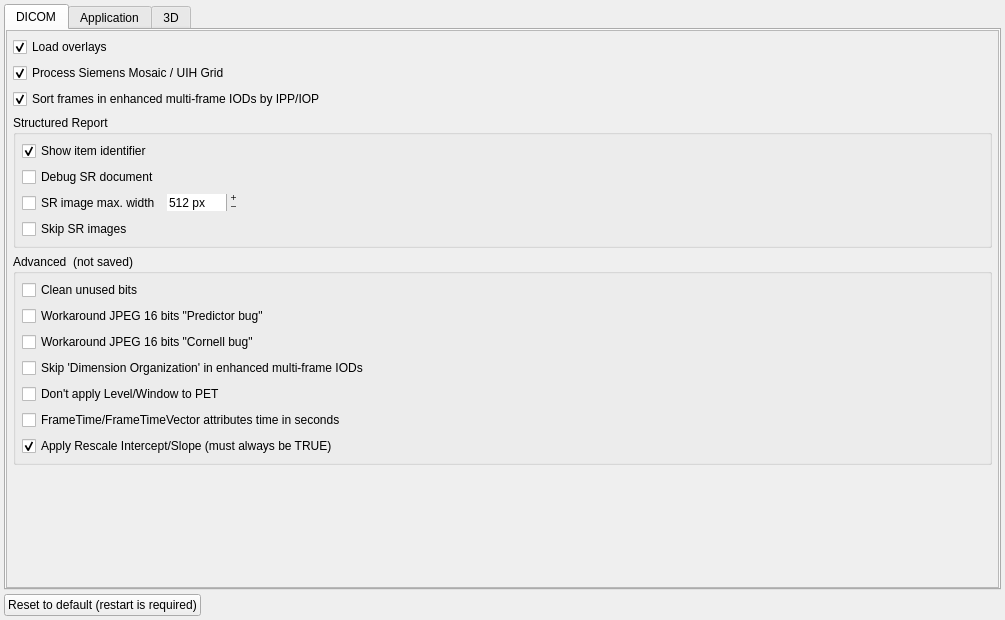
<?xml version="1.0" encoding="UTF-8"?>
<ui version="4.0">
 <class>SettingsWidget</class>
 <widget class="QWidget" name="SettingsWidget">
  <property name="geometry">
   <rect>
    <x>0</x>
    <y>0</y>
    <width>1005</width>
    <height>620</height>
   </rect>
  </property>
  <property name="windowTitle">
   <string>Settings</string>
  </property>
  <layout class="QVBoxLayout" name="verticalLayout">
   <property name="spacing">
    <number>4</number>
   </property>
   <property name="margin">
    <number>4</number>
   </property>
   <item>
    <widget class="QTabWidget" name="tabWidget">
     <property name="currentIndex">
      <number>0</number>
     </property>
     <widget class="QWidget" name="tab1">
      <attribute name="title">
       <string>DICOM</string>
      </attribute>
      <layout class="QVBoxLayout" name="verticalLayout_15">
       <property name="margin">
        <number>0</number>
       </property>
       <item>
        <widget class="QScrollArea" name="scrollArea_3">
         <property name="widgetResizable">
          <bool>true</bool>
         </property>
         <widget class="QWidget" name="scrollAreaWidgetContents_3">
          <property name="geometry">
           <rect>
            <x>0</x>
            <y>0</y>
            <width>991</width>
            <height>540</height>
           </rect>
          </property>
          <layout class="QVBoxLayout" name="verticalLayout_14">
           <property name="margin">
            <number>6</number>
           </property>
           <item>
            <widget class="QCheckBox" name="overlays_checkBox">
             <property name="sizePolicy">
              <sizepolicy hsizetype="Expanding" vsizetype="Fixed">
               <horstretch>0</horstretch>
               <verstretch>0</verstretch>
              </sizepolicy>
             </property>
             <property name="mouseTracking">
              <bool>false</bool>
             </property>
             <property name="toolTip">
              <string>Load overlays</string>
             </property>
             <property name="text">
              <string>Load overlays</string>
             </property>
             <property name="checked">
              <bool>true</bool>
             </property>
            </widget>
           </item>
           <item>
            <widget class="QCheckBox" name="mosaic_checkBox">
             <property name="sizePolicy">
              <sizepolicy hsizetype="Expanding" vsizetype="Fixed">
               <horstretch>0</horstretch>
               <verstretch>0</verstretch>
              </sizepolicy>
             </property>
             <property name="mouseTracking">
              <bool>false</bool>
             </property>
             <property name="toolTip">
              <string>Enable Siemens Mosaic</string>
             </property>
             <property name="text">
              <string>Process Siemens Mosaic / UIH Grid</string>
             </property>
             <property name="checked">
              <bool>true</bool>
             </property>
            </widget>
           </item>
           <item>
            <widget class="QCheckBox" name="sortframes_checkBox">
             <property name="sizePolicy">
              <sizepolicy hsizetype="Expanding" vsizetype="Fixed">
               <horstretch>0</horstretch>
               <verstretch>0</verstretch>
              </sizepolicy>
             </property>
             <property name="mouseTracking">
              <bool>false</bool>
             </property>
             <property name="toolTip">
              <string>&lt;html&gt;&lt;head/&gt;&lt;body&gt;&lt;p&gt;Try to sort frames in enhanced multi-frame IODs by Image Postion (Patient). Multiple stacks are sorted separately, s. option to process Dimension Organisation.&lt;/p&gt;&lt;/body&gt;&lt;/html&gt;</string>
             </property>
             <property name="text">
              <string>Sort frames in enhanced multi-frame IODs by IPP/IOP</string>
             </property>
             <property name="checked">
              <bool>true</bool>
             </property>
            </widget>
           </item>
           <item>
            <widget class="QGroupBox" name="groupBox_4">
             <property name="sizePolicy">
              <sizepolicy hsizetype="Expanding" vsizetype="Fixed">
               <horstretch>0</horstretch>
               <verstretch>0</verstretch>
              </sizepolicy>
             </property>
             <property name="title">
              <string>Structured Report</string>
             </property>
             <layout class="QVBoxLayout" name="verticalLayout_10">
              <property name="margin">
               <number>6</number>
              </property>
              <item>
               <widget class="QCheckBox" name="srchapters_checkBox">
                <property name="sizePolicy">
                 <sizepolicy hsizetype="Expanding" vsizetype="Fixed">
                  <horstretch>0</horstretch>
                  <verstretch>0</verstretch>
                 </sizepolicy>
                </property>
                <property name="toolTip">
                 <string>&lt;html&gt;&lt;head/&gt;&lt;body&gt;&lt;p&gt;Show item identifier&lt;/p&gt;&lt;/body&gt;&lt;/html&gt;</string>
                </property>
                <property name="text">
                 <string>Show item identifier</string>
                </property>
                <property name="checked">
                 <bool>true</bool>
                </property>
               </widget>
              </item>
              <item>
               <widget class="QCheckBox" name="srinfo_checkBox">
                <property name="sizePolicy">
                 <sizepolicy hsizetype="Expanding" vsizetype="Fixed">
                  <horstretch>0</horstretch>
                  <verstretch>0</verstretch>
                 </sizepolicy>
                </property>
                <property name="toolTip">
                 <string>&lt;html&gt;&lt;head/&gt;&lt;body&gt;&lt;p&gt;Show internals of Structured Report (displayed green)&lt;/p&gt;&lt;/body&gt;&lt;/html&gt;</string>
                </property>
                <property name="text">
                 <string>Debug SR document</string>
                </property>
                <property name="checked">
                 <bool>false</bool>
                </property>
               </widget>
              </item>
              <item>
               <layout class="QHBoxLayout" name="horizontalLayout_4">
                <item>
                 <widget class="QCheckBox" name="srscale_checkBox">
                  <property name="sizePolicy">
                   <sizepolicy hsizetype="Fixed" vsizetype="Fixed">
                    <horstretch>0</horstretch>
                    <verstretch>0</verstretch>
                   </sizepolicy>
                  </property>
                  <property name="toolTip">
                   <string>Set SR image maximum width (px)</string>
                  </property>
                  <property name="text">
                   <string>SR image max. width</string>
                  </property>
                 </widget>
                </item>
                <item>
                 <widget class="QSpinBox" name="srwidth_spinBox">
                  <property name="sizePolicy">
                   <sizepolicy hsizetype="Fixed" vsizetype="Fixed">
                    <horstretch>0</horstretch>
                    <verstretch>0</verstretch>
                   </sizepolicy>
                  </property>
                  <property name="toolTip">
                   <string>Set SR image maximum width (px)</string>
                  </property>
                  <property name="frame">
                   <bool>false</bool>
                  </property>
                  <property name="buttonSymbols">
                   <enum>QAbstractSpinBox::PlusMinus</enum>
                  </property>
                  <property name="suffix">
                   <string> px</string>
                  </property>
                  <property name="minimum">
                   <number>64</number>
                  </property>
                  <property name="maximum">
                   <number>16384</number>
                  </property>
                  <property name="value">
                   <number>512</number>
                  </property>
                 </widget>
                </item>
                <item>
                 <spacer name="horizontalSpacer_7">
                  <property name="orientation">
                   <enum>Qt::Horizontal</enum>
                  </property>
                  <property name="sizeHint" stdset="0">
                   <size>
                    <width>40</width>
                    <height>20</height>
                   </size>
                  </property>
                 </spacer>
                </item>
               </layout>
              </item>
              <item>
               <widget class="QCheckBox" name="srskipimage_checkBox">
                <property name="sizePolicy">
                 <sizepolicy hsizetype="Expanding" vsizetype="Fixed">
                  <horstretch>0</horstretch>
                  <verstretch>0</verstretch>
                 </sizepolicy>
                </property>
                <property name="toolTip">
                 <string>&lt;html&gt;&lt;head/&gt;&lt;body&gt;&lt;p&gt;Skip SR images&lt;/p&gt;&lt;/body&gt;&lt;/html&gt;</string>
                </property>
                <property name="text">
                 <string>Skip SR images</string>
                </property>
               </widget>
              </item>
             </layout>
            </widget>
           </item>
           <item>
            <widget class="QGroupBox" name="groupBox_2">
             <property name="title">
              <string>Advanced  (not saved)</string>
             </property>
             <layout class="QVBoxLayout" name="verticalLayout_13">
              <property name="spacing">
               <number>6</number>
              </property>
              <property name="margin">
               <number>6</number>
              </property>
              <item>
               <widget class="QCheckBox" name="clean_unused_checkBox">
                <property name="sizePolicy">
                 <sizepolicy hsizetype="Expanding" vsizetype="Fixed">
                  <horstretch>0</horstretch>
                  <verstretch>0</verstretch>
                 </sizepolicy>
                </property>
                <property name="toolTip">
                 <string>&lt;html&gt;&lt;head/&gt;&lt;body&gt;&lt;p&gt;Clean unused bits if &lt;span style=&quot; font-style:italic;&quot;&gt;BitsAllocated &amp;gt; BitsStored. &lt;/span&gt;Slower.&lt;/p&gt;&lt;/body&gt;&lt;/html&gt;</string>
                </property>
                <property name="text">
                 <string>Clean unused bits</string>
                </property>
               </widget>
              </item>
              <item>
               <widget class="QCheckBox" name="pred6_checkBox">
                <property name="sizePolicy">
                 <sizepolicy hsizetype="Expanding" vsizetype="Fixed">
                  <horstretch>0</horstretch>
                  <verstretch>0</verstretch>
                 </sizepolicy>
                </property>
                <property name="toolTip">
                 <string>&lt;html&gt;&lt;head/&gt;&lt;body&gt;&lt;p&gt;&lt;span style=&quot; font-family:'Courier New,courier';&quot;&gt;Known bug that is a result of &lt;/span&gt;&lt;span style=&quot; font-family:'Courier New,courier';&quot;&gt;16-bit integer overflow in predictor&lt;/span&gt;&lt;span style=&quot; font-family:'Courier New,courier';&quot;&gt;. &lt;/span&gt;&lt;span style=&quot; font-family:'Courier New,courier'; font-weight:600;&quot;&gt;W&lt;/span&gt;&lt;span style=&quot; font-family:'Courier New,courier'; font-weight:600;&quot;&gt;ill cause an incorrect decompression of correctly compressed images&lt;/span&gt;&lt;span style=&quot; font-family:'Courier New,courier';&quot;&gt;. &lt;/span&gt;&lt;span style=&quot; font-family:'Courier New,courier';&quot;&gt;The option will &lt;/span&gt;&lt;span style=&quot; font-family:'Courier New,courier'; font-style:italic;&quot;&gt;not&lt;/span&gt;&lt;span style=&quot; font-family:'Courier New,courier';&quot;&gt; be saved.&lt;/span&gt;&lt;/p&gt;&lt;/body&gt;&lt;/html&gt;</string>
                </property>
                <property name="text">
                 <string>Workaround JPEG 16 bits &quot;Predictor bug&quot;</string>
                </property>
               </widget>
              </item>
              <item>
               <widget class="QCheckBox" name="cornell_checkBox">
                <property name="sizePolicy">
                 <sizepolicy hsizetype="Expanding" vsizetype="Fixed">
                  <horstretch>0</horstretch>
                  <verstretch>0</verstretch>
                 </sizepolicy>
                </property>
                <property name="toolTip">
                 <string>&lt;html&gt;&lt;head/&gt;&lt;body&gt;&lt;p&gt;&lt;span style=&quot; font-family:'Courier New,courier';&quot;&gt;Known bug that leads to invalid values in the Huffmann table when images with 16 bit/sample &lt;/span&gt;&lt;span style=&quot; font-family:'Courier New,courier';&quot;&gt;are compressed. The option will &lt;/span&gt;&lt;span style=&quot; font-family:'Courier New,courier'; font-style:italic;&quot;&gt;not&lt;/span&gt;&lt;span style=&quot; font-family:'Courier New,courier';&quot;&gt; be saved.&lt;/span&gt;&lt;/p&gt;&lt;/body&gt;&lt;/html&gt;</string>
                </property>
                <property name="text">
                 <string>Workaround JPEG 16 bits &quot;Cornell bug&quot;</string>
                </property>
               </widget>
              </item>
              <item>
               <widget class="QCheckBox" name="enh_skip_dim_org_checkBox">
                <property name="sizePolicy">
                 <sizepolicy hsizetype="Expanding" vsizetype="Fixed">
                  <horstretch>0</horstretch>
                  <verstretch>0</verstretch>
                 </sizepolicy>
                </property>
                <property name="mouseTracking">
                 <bool>false</bool>
                </property>
                <property name="toolTip">
                 <string>&lt;html&gt;&lt;head/&gt;&lt;body&gt;&lt;p&gt;Skip &lt;span style=&quot; font-style:italic;&quot;&gt;Dimension organization&lt;/span&gt; for enhanced IODs.&lt;/p&gt;&lt;/body&gt;&lt;/html&gt;</string>
                </property>
                <property name="text">
                 <string>Skip 'Dimension Organization' in enhanced multi-frame IODs</string>
                </property>
                <property name="checked">
                 <bool>false</bool>
                </property>
               </widget>
              </item>
              <item>
               <widget class="QCheckBox" name="pet_no_level_checkBox">
                <property name="enabled">
                 <bool>true</bool>
                </property>
                <property name="sizePolicy">
                 <sizepolicy hsizetype="Expanding" vsizetype="Fixed">
                  <horstretch>0</horstretch>
                  <verstretch>0</verstretch>
                 </sizepolicy>
                </property>
                <property name="text">
                 <string>Don't apply Level/Window to PET</string>
                </property>
                <property name="checked">
                 <bool>false</bool>
                </property>
               </widget>
              </item>
              <item>
               <widget class="QCheckBox" name="time_s__checkBox">
                <property name="sizePolicy">
                 <sizepolicy hsizetype="Expanding" vsizetype="Fixed">
                  <horstretch>0</horstretch>
                  <verstretch>0</verstretch>
                 </sizepolicy>
                </property>
                <property name="mouseTracking">
                 <bool>false</bool>
                </property>
                <property name="toolTip">
                 <string>Default: ms</string>
                </property>
                <property name="text">
                 <string>FrameTime/FrameTimeVector attributes time in seconds</string>
                </property>
               </widget>
              </item>
              <item>
               <widget class="QCheckBox" name="rescale_checkBox">
                <property name="sizePolicy">
                 <sizepolicy hsizetype="Expanding" vsizetype="Fixed">
                  <horstretch>0</horstretch>
                  <verstretch>0</verstretch>
                 </sizepolicy>
                </property>
                <property name="mouseTracking">
                 <bool>false</bool>
                </property>
                <property name="toolTip">
                 <string>&lt;html&gt;&lt;head/&gt;&lt;body&gt;&lt;p&gt;Set to TRUE! Only to experiment with data set.&lt;/p&gt;&lt;/body&gt;&lt;/html&gt;</string>
                </property>
                <property name="statusTip">
                 <string/>
                </property>
                <property name="text">
                 <string>Apply Rescale Intercept/Slope (must always be TRUE)</string>
                </property>
                <property name="checked">
                 <bool>true</bool>
                </property>
               </widget>
              </item>
             </layout>
            </widget>
           </item>
           <item>
            <spacer name="verticalSpacer_3">
             <property name="orientation">
              <enum>Qt::Vertical</enum>
             </property>
             <property name="sizeHint" stdset="0">
              <size>
               <width>20</width>
               <height>40</height>
              </size>
             </property>
            </spacer>
           </item>
          </layout>
         </widget>
        </widget>
       </item>
      </layout>
     </widget>
     <widget class="QWidget" name="tab2">
      <attribute name="title">
       <string>Application</string>
      </attribute>
      <layout class="QVBoxLayout" name="verticalLayout_3">
       <property name="margin">
        <number>0</number>
       </property>
       <item>
        <widget class="QScrollArea" name="scrollArea">
         <property name="widgetResizable">
          <bool>true</bool>
         </property>
         <widget class="QWidget" name="scrollAreaWidgetContents">
          <property name="geometry">
           <rect>
            <x>0</x>
            <y>0</y>
            <width>355</width>
            <height>124</height>
           </rect>
          </property>
          <layout class="QVBoxLayout" name="verticalLayout_2">
           <property name="margin">
            <number>6</number>
           </property>
           <item>
            <layout class="QHBoxLayout" name="horizontalLayout">
             <property name="spacing">
              <number>0</number>
             </property>
             <property name="margin">
              <number>0</number>
             </property>
             <item>
              <widget class="QLabel" name="styleLabel">
               <property name="enabled">
                <bool>true</bool>
               </property>
               <property name="sizePolicy">
                <sizepolicy hsizetype="Preferred" vsizetype="Fixed">
                 <horstretch>0</horstretch>
                 <verstretch>0</verstretch>
                </sizepolicy>
               </property>
               <property name="text">
                <string>Theme (restart is recommended)</string>
               </property>
              </widget>
             </item>
             <item>
              <widget class="QComboBox" name="styleComboBox">
               <property name="enabled">
                <bool>true</bool>
               </property>
               <property name="focusPolicy">
                <enum>Qt::ClickFocus</enum>
               </property>
               <property name="currentText" stdset="0">
                <string notr="true"/>
               </property>
              </widget>
             </item>
             <item>
              <spacer name="horizontalSpacer_5">
               <property name="orientation">
                <enum>Qt::Horizontal</enum>
               </property>
               <property name="sizeHint" stdset="0">
                <size>
                 <width>40</width>
                 <height>20</height>
                </size>
               </property>
              </spacer>
             </item>
            </layout>
           </item>
           <item>
            <layout class="QHBoxLayout" name="horizontalLayout_8">
             <item>
              <widget class="QDoubleSpinBox" name="pt_doubleSpinBox">
               <property name="enabled">
                <bool>true</bool>
               </property>
               <property name="sizePolicy">
                <sizepolicy hsizetype="Preferred" vsizetype="Fixed">
                 <horstretch>0</horstretch>
                 <verstretch>0</verstretch>
                </sizepolicy>
               </property>
               <property name="frame">
                <bool>true</bool>
               </property>
               <property name="buttonSymbols">
                <enum>QAbstractSpinBox::PlusMinus</enum>
               </property>
               <property name="specialValueText">
                <string/>
               </property>
               <property name="correctionMode">
                <enum>QAbstractSpinBox::CorrectToNearestValue</enum>
               </property>
               <property name="keyboardTracking">
                <bool>false</bool>
               </property>
               <property name="suffix">
                <string> pt</string>
               </property>
               <property name="decimals">
                <number>1</number>
               </property>
               <property name="minimum">
                <double>0.000000000000000</double>
               </property>
               <property name="maximum">
                <double>50.000000000000000</double>
               </property>
               <property name="singleStep">
                <double>0.200000000000000</double>
               </property>
               <property name="value">
                <double>12.000000000000000</double>
               </property>
              </widget>
             </item>
             <item>
              <widget class="QLabel" name="label">
               <property name="text">
                <string>size for application font</string>
               </property>
               <property name="textFormat">
                <enum>Qt::PlainText</enum>
               </property>
              </widget>
             </item>
             <item>
              <spacer name="horizontalSpacer_3">
               <property name="orientation">
                <enum>Qt::Horizontal</enum>
               </property>
               <property name="sizeHint" stdset="0">
                <size>
                 <width>40</width>
                 <height>20</height>
                </size>
               </property>
              </spacer>
             </item>
            </layout>
           </item>
           <item>
            <layout class="QHBoxLayout" name="horizontalLayout_2">
             <item>
              <widget class="QLabel" name="si_label">
               <property name="text">
                <string>Scale UI icons (restart is required)</string>
               </property>
               <property name="textFormat">
                <enum>Qt::PlainText</enum>
               </property>
              </widget>
             </item>
             <item>
              <widget class="QDoubleSpinBox" name="si_doubleSpinBox">
               <property name="sizePolicy">
                <sizepolicy hsizetype="Preferred" vsizetype="Fixed">
                 <horstretch>0</horstretch>
                 <verstretch>0</verstretch>
                </sizepolicy>
               </property>
               <property name="correctionMode">
                <enum>QAbstractSpinBox::CorrectToNearestValue</enum>
               </property>
               <property name="keyboardTracking">
                <bool>false</bool>
               </property>
               <property name="decimals">
                <number>1</number>
               </property>
               <property name="minimum">
                <double>0.500000000000000</double>
               </property>
               <property name="maximum">
                <double>5.000000000000000</double>
               </property>
               <property name="singleStep">
                <double>0.100000000000000</double>
               </property>
               <property name="value">
                <double>1.000000000000000</double>
               </property>
              </widget>
             </item>
             <item>
              <spacer name="horizontalSpacer">
               <property name="orientation">
                <enum>Qt::Horizontal</enum>
               </property>
               <property name="sizeHint" stdset="0">
                <size>
                 <width>40</width>
                 <height>20</height>
                </size>
               </property>
              </spacer>
             </item>
            </layout>
           </item>
           <item>
            <spacer name="verticalSpacer">
             <property name="orientation">
              <enum>Qt::Vertical</enum>
             </property>
             <property name="sizeHint" stdset="0">
              <size>
               <width>20</width>
               <height>40</height>
              </size>
             </property>
            </spacer>
           </item>
          </layout>
         </widget>
        </widget>
       </item>
      </layout>
     </widget>
     <widget class="QWidget" name="tab3">
      <attribute name="title">
       <string>3D</string>
      </attribute>
      <layout class="QVBoxLayout" name="verticalLayout_9">
       <property name="margin">
        <number>0</number>
       </property>
       <item>
        <widget class="QScrollArea" name="scrollArea_2">
         <property name="widgetResizable">
          <bool>true</bool>
         </property>
         <widget class="QWidget" name="scrollAreaWidgetContents_2">
          <property name="geometry">
           <rect>
            <x>0</x>
            <y>0</y>
            <width>482</width>
            <height>244</height>
           </rect>
          </property>
          <layout class="QVBoxLayout" name="verticalLayout_4">
           <property name="margin">
            <number>6</number>
           </property>
           <item>
            <widget class="QCheckBox" name="gl3D_checkBox">
             <property name="sizePolicy">
              <sizepolicy hsizetype="Expanding" vsizetype="Fixed">
               <horstretch>0</horstretch>
               <verstretch>0</verstretch>
              </sizepolicy>
             </property>
             <property name="mouseTracking">
              <bool>false</bool>
             </property>
             <property name="text">
              <string>Enable 3D modules (restart is required)</string>
             </property>
             <property name="checked">
              <bool>true</bool>
             </property>
            </widget>
           </item>
           <item>
            <widget class="QGroupBox" name="textureoptions_groupBox">
             <property name="sizePolicy">
              <sizepolicy hsizetype="Preferred" vsizetype="Preferred">
               <horstretch>0</horstretch>
               <verstretch>0</verstretch>
              </sizepolicy>
             </property>
             <property name="title">
              <string>3D texture</string>
             </property>
             <property name="checkable">
              <bool>true</bool>
             </property>
             <property name="checked">
              <bool>true</bool>
             </property>
             <layout class="QVBoxLayout" name="verticalLayout_6">
              <property name="spacing">
               <number>6</number>
              </property>
              <property name="margin">
               <number>6</number>
              </property>
              <item>
               <layout class="QVBoxLayout" name="verticalLayout_5">
                <property name="spacing">
                 <number>0</number>
                </property>
                <item>
                 <widget class="QRadioButton" name="original_radioButton">
                  <property name="sizePolicy">
                   <sizepolicy hsizetype="Preferred" vsizetype="Fixed">
                    <horstretch>0</horstretch>
                    <verstretch>0</verstretch>
                   </sizepolicy>
                  </property>
                  <property name="mouseTracking">
                   <bool>false</bool>
                  </property>
                  <property name="text">
                   <string>Try original dimensions, try to downsample if required.</string>
                  </property>
                  <property name="checked">
                   <bool>true</bool>
                  </property>
                 </widget>
                </item>
                <item>
                 <layout class="QHBoxLayout" name="horizontalLayout_5">
                  <property name="spacing">
                   <number>0</number>
                  </property>
                  <property name="sizeConstraint">
                   <enum>QLayout::SetDefaultConstraint</enum>
                  </property>
                  <item>
                   <widget class="QRadioButton" name="resample_radioButton">
                    <property name="sizePolicy">
                     <sizepolicy hsizetype="Preferred" vsizetype="Fixed">
                      <horstretch>0</horstretch>
                      <verstretch>0</verstretch>
                     </sizepolicy>
                    </property>
                    <property name="mouseTracking">
                     <bool>false</bool>
                    </property>
                    <property name="text">
                     <string>Maximum size</string>
                    </property>
                   </widget>
                  </item>
                  <item>
                   <widget class="Line" name="line_5">
                    <property name="orientation">
                     <enum>Qt::Vertical</enum>
                    </property>
                   </widget>
                  </item>
                  <item>
                   <widget class="QLabel" name="x_label">
                    <property name="enabled">
                     <bool>false</bool>
                    </property>
                    <property name="sizePolicy">
                     <sizepolicy hsizetype="Fixed" vsizetype="Preferred">
                      <horstretch>0</horstretch>
                      <verstretch>0</verstretch>
                     </sizepolicy>
                    </property>
                    <property name="text">
                     <string>X:</string>
                    </property>
                   </widget>
                  </item>
                  <item>
                   <widget class="QComboBox" name="x_comboBox">
                    <property name="enabled">
                     <bool>false</bool>
                    </property>
                    <property name="sizePolicy">
                     <sizepolicy hsizetype="Preferred" vsizetype="Fixed">
                      <horstretch>0</horstretch>
                      <verstretch>0</verstretch>
                     </sizepolicy>
                    </property>
                    <property name="focusPolicy">
                     <enum>Qt::ClickFocus</enum>
                    </property>
                    <property name="editable">
                     <bool>true</bool>
                    </property>
                   </widget>
                  </item>
                  <item>
                   <widget class="Line" name="line">
                    <property name="orientation">
                     <enum>Qt::Vertical</enum>
                    </property>
                   </widget>
                  </item>
                  <item>
                   <widget class="QLabel" name="y_label">
                    <property name="enabled">
                     <bool>false</bool>
                    </property>
                    <property name="sizePolicy">
                     <sizepolicy hsizetype="Fixed" vsizetype="Preferred">
                      <horstretch>0</horstretch>
                      <verstretch>0</verstretch>
                     </sizepolicy>
                    </property>
                    <property name="text">
                     <string>Y:</string>
                    </property>
                   </widget>
                  </item>
                  <item>
                   <widget class="QComboBox" name="y_comboBox">
                    <property name="enabled">
                     <bool>false</bool>
                    </property>
                    <property name="sizePolicy">
                     <sizepolicy hsizetype="Preferred" vsizetype="Fixed">
                      <horstretch>0</horstretch>
                      <verstretch>0</verstretch>
                     </sizepolicy>
                    </property>
                    <property name="focusPolicy">
                     <enum>Qt::ClickFocus</enum>
                    </property>
                    <property name="editable">
                     <bool>true</bool>
                    </property>
                   </widget>
                  </item>
                  <item>
                   <spacer name="horizontalSpacer_4">
                    <property name="orientation">
                     <enum>Qt::Horizontal</enum>
                    </property>
                    <property name="sizeHint" stdset="0">
                     <size>
                      <width>40</width>
                      <height>20</height>
                     </size>
                    </property>
                   </spacer>
                  </item>
                 </layout>
                </item>
               </layout>
              </item>
              <item>
               <widget class="QGroupBox" name="filtering_groupBox">
                <property name="toolTip">
                 <string>Applicable to uniform volumes</string>
                </property>
                <property name="title">
                 <string>Filtering</string>
                </property>
                <layout class="QVBoxLayout" name="verticalLayout_12">
                 <property name="spacing">
                  <number>6</number>
                 </property>
                 <property name="margin">
                  <number>6</number>
                 </property>
                 <item>
                  <widget class="QRadioButton" name="f_no_radioButton">
                   <property name="sizePolicy">
                    <sizepolicy hsizetype="Expanding" vsizetype="Fixed">
                     <horstretch>0</horstretch>
                     <verstretch>0</verstretch>
                    </sizepolicy>
                   </property>
                   <property name="mouseTracking">
                    <bool>false</bool>
                   </property>
                   <property name="text">
                    <string>No</string>
                   </property>
                   <property name="checked">
                    <bool>true</bool>
                   </property>
                  </widget>
                 </item>
                 <item>
                  <widget class="QRadioButton" name="f_bilinear_radioButton">
                   <property name="sizePolicy">
                    <sizepolicy hsizetype="Expanding" vsizetype="Fixed">
                     <horstretch>0</horstretch>
                     <verstretch>0</verstretch>
                    </sizepolicy>
                   </property>
                   <property name="mouseTracking">
                    <bool>false</bool>
                   </property>
                   <property name="text">
                    <string>Bilinear</string>
                   </property>
                   <property name="checked">
                    <bool>false</bool>
                   </property>
                  </widget>
                 </item>
                </layout>
               </widget>
              </item>
             </layout>
            </widget>
           </item>
           <item>
            <spacer name="verticalSpacer_2">
             <property name="orientation">
              <enum>Qt::Vertical</enum>
             </property>
             <property name="sizeHint" stdset="0">
              <size>
               <width>20</width>
               <height>520</height>
              </size>
             </property>
            </spacer>
           </item>
          </layout>
         </widget>
        </widget>
       </item>
      </layout>
     </widget>
    </widget>
   </item>
   <item>
    <widget class="QPushButton" name="reload_pushButton">
     <property name="sizePolicy">
      <sizepolicy hsizetype="Fixed" vsizetype="Fixed">
       <horstretch>0</horstretch>
       <verstretch>0</verstretch>
      </sizepolicy>
     </property>
     <property name="text">
      <string notr="true">Reset to default (restart is required)</string>
     </property>
    </widget>
   </item>
  </layout>
 </widget>
 <tabstops>
  <tabstop>tabWidget</tabstop>
  <tabstop>scrollArea_3</tabstop>
  <tabstop>overlays_checkBox</tabstop>
  <tabstop>mosaic_checkBox</tabstop>
  <tabstop>sortframes_checkBox</tabstop>
  <tabstop>srchapters_checkBox</tabstop>
  <tabstop>srinfo_checkBox</tabstop>
  <tabstop>srscale_checkBox</tabstop>
  <tabstop>srwidth_spinBox</tabstop>
  <tabstop>srskipimage_checkBox</tabstop>
  <tabstop>clean_unused_checkBox</tabstop>
  <tabstop>pred6_checkBox</tabstop>
  <tabstop>cornell_checkBox</tabstop>
  <tabstop>enh_skip_dim_org_checkBox</tabstop>
  <tabstop>pet_no_level_checkBox</tabstop>
  <tabstop>time_s__checkBox</tabstop>
  <tabstop>rescale_checkBox</tabstop>
  <tabstop>scrollArea</tabstop>
  <tabstop>pt_doubleSpinBox</tabstop>
  <tabstop>si_doubleSpinBox</tabstop>
  <tabstop>scrollArea_2</tabstop>
  <tabstop>gl3D_checkBox</tabstop>
  <tabstop>textureoptions_groupBox</tabstop>
  <tabstop>original_radioButton</tabstop>
  <tabstop>resample_radioButton</tabstop>
  <tabstop>f_no_radioButton</tabstop>
  <tabstop>f_bilinear_radioButton</tabstop>
  <tabstop>reload_pushButton</tabstop>
 </tabstops>
 <resources>
  <include location="../alizams.qrc"/>
 </resources>
 <connections>
  <connection>
   <sender>resample_radioButton</sender>
   <signal>toggled(bool)</signal>
   <receiver>x_label</receiver>
   <slot>setEnabled(bool)</slot>
   <hints>
    <hint type="sourcelabel">
     <x>167</x>
     <y>161</y>
    </hint>
    <hint type="destinationlabel">
     <x>186</x>
     <y>133</y>
    </hint>
   </hints>
  </connection>
  <connection>
   <sender>resample_radioButton</sender>
   <signal>toggled(bool)</signal>
   <receiver>x_comboBox</receiver>
   <slot>setEnabled(bool)</slot>
   <hints>
    <hint type="sourcelabel">
     <x>104</x>
     <y>161</y>
    </hint>
    <hint type="destinationlabel">
     <x>287</x>
     <y>166</y>
    </hint>
   </hints>
  </connection>
  <connection>
   <sender>resample_radioButton</sender>
   <signal>toggled(bool)</signal>
   <receiver>y_label</receiver>
   <slot>setEnabled(bool)</slot>
   <hints>
    <hint type="sourcelabel">
     <x>93</x>
     <y>161</y>
    </hint>
    <hint type="destinationlabel">
     <x>306</x>
     <y>133</y>
    </hint>
   </hints>
  </connection>
  <connection>
   <sender>resample_radioButton</sender>
   <signal>toggled(bool)</signal>
   <receiver>y_comboBox</receiver>
   <slot>setEnabled(bool)</slot>
   <hints>
    <hint type="sourcelabel">
     <x>162</x>
     <y>161</y>
    </hint>
    <hint type="destinationlabel">
     <x>407</x>
     <y>133</y>
    </hint>
   </hints>
  </connection>
  <connection>
   <sender>gl3D_checkBox</sender>
   <signal>toggled(bool)</signal>
   <receiver>textureoptions_groupBox</receiver>
   <slot>setEnabled(bool)</slot>
   <hints>
    <hint type="sourcelabel">
     <x>58</x>
     <y>60</y>
    </hint>
    <hint type="destinationlabel">
     <x>23</x>
     <y>128</y>
    </hint>
   </hints>
  </connection>
  <connection>
   <sender>srscale_checkBox</sender>
   <signal>toggled(bool)</signal>
   <receiver>srwidth_spinBox</receiver>
   <slot>setVisible(bool)</slot>
   <hints>
    <hint type="sourcelabel">
     <x>181</x>
     <y>184</y>
    </hint>
    <hint type="destinationlabel">
     <x>249</x>
     <y>181</y>
    </hint>
   </hints>
  </connection>
 </connections>
</ui>
